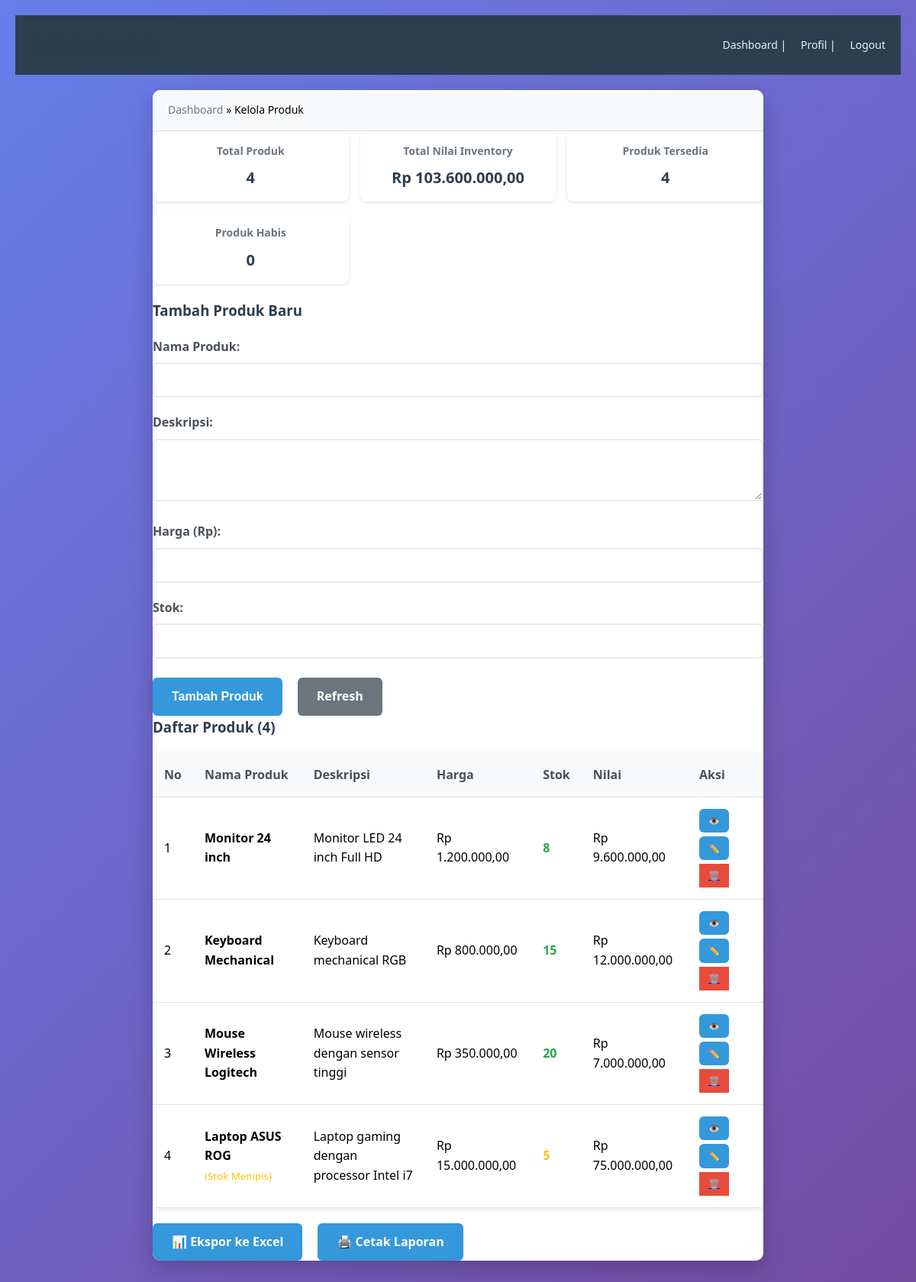
The page /products.php (signed in) on the database its author committed.
### tables this page shows
CREATE TABLE IF NOT EXISTS products (
    id INT AUTO_INCREMENT PRIMARY KEY,
    name VARCHAR(255) NOT NULL,
    description TEXT,
    price DECIMAL(10,2) NOT NULL,
    stock INT NOT NULL,
    created_by INT,
    created_at TIMESTAMP DEFAULT CURRENT_TIMESTAMP,
    updated_at TIMESTAMP DEFAULT CURRENT_TIMESTAMP ON UPDATE CURRENT_TIMESTAMP,
    FOREIGN KEY (created_by) REFERENCES users(id) ON DELETE CASCADE
);

### products.php (the view, shortened to what this page needs)
<?php
require_once 'includes/auth.php';
$edit_mode = false;
$current_product = null;
$stmt = $pdo->prepare("SELECT * FROM products WHERE created_by = ? ORDER BY id DESC");
$stmt->execute([$_SESSION['user_id']]);
$products = $stmt->fetchAll();
$total_products = count($products);
$total_value = 0;
foreach ($products as $product) {
    $total_value += $product['price'] * $product['stock'];
}
?>
<!DOCTYPE html>
<html lang="id">
<head>
    <link rel="stylesheet" href="assets/css/style.css">
</head>
<body>
    <div class="header">
        <h2>Kelola Produk</h2>
        <div class="user-info">
            <a href="dashboard.php">Dashboard</a> |
            <a href="profile.php">Profil</a> |
            <a href="logout.php">Logout</a>
        </div>
    </div>
    <div class="container">
        <div class="breadcrumb">
            <a href="dashboard.php">Dashboard</a> &raquo; Kelola Produk
        </div>
        <div class="stats-cards">
            <div class="stat-card-small">
                <h4>Total Produk</h4>
                <p><?= $total_products ?></p>
            </div>
            <div class="stat-card-small">
                <h4>Total Nilai Inventory</h4>
                <p>Rp <?= number_format($total_value, 2, ',', '.') ?></p>
            </div>
            <div class="stat-card-small">
                <h4>Produk Tersedia</h4>
                <p><?= count(array_filter($products, function($p) { return $p['stock'] > 0; })) ?></p>
            </div>
            <div class="stat-card-small">
                <h4>Produk Habis</h4>
                <p><?= count(array_filter($products, function($p) { return $p['stock'] == 0; })) ?></p>
            </div>
        </div>
        <h3><?= $edit_mode ? 'Edit Produk' : 'Tambah Produk Baru' ?></h3>
        <form method="POST" class="product-form">
            <div class="form-group">
                <label>Nama Produk:</label>
                <input type="text" name="name"
                       value="<?= $edit_mode ? htmlspecialchars($current_product['name']) : (isset($_POST['name']) ? htmlspecialchars($_POST['name']) : '') ?>"
                       required>
            </div>
            <div class="form-group">
                <label>Deskripsi:</label>
                <textarea name="description" rows="3"><?= $edit_mode ? htmlspecialchars($current_product['description']) : (isset($_POST['description']) ? htmlspecialchars($_POST['description']) : '') ?></textarea>
            </div>
            <div class="form-group">
                <label>Harga (Rp):</label>
                <input type="number" name="price" step="0.01" min="0"
                       value="<?= $edit_mode ? $current_product['price'] : (isset($_POST['price']) ? htmlspecialchars($_POST['price']) : '') ?>"
                       required>
            </div>
            <div class="form-group">
                <label>Stok:</label>
                <input type="number" name="stock" min="0"
                       value="<?= $edit_mode ? $current_product['stock'] : (isset($_POST['stock']) ? htmlspecialchars($_POST['stock']) : '') ?>"
                       required>
            </div>
            <div class="form-actions">
                <button type="submit">
                    <?= $edit_mode ? 'Update Produk' : 'Tambah Produk' ?>
                </button>
                <a href="products.php" class="btn btn-secondary">Refresh</a>
            </div>
        </form>
        <h3>Daftar Produk (<?= count($products) ?>)</h3>
        <?php if (count($products) > 0): ?>
        <div class="table-responsive">
            <table class="product-table">
                <thead>
                    <tr>
                        <th>No</th>
                        <th>Nama Produk</th>
                        <th>Deskripsi</th>
                        <th>Harga</th>
                        <th>Stok</th>
                        <th>Nilai</th>
                        <th>Aksi</th>
                    </tr>
                </thead>
                <tbody>
                    <?php foreach ($products as $index => $product):
                        $stock_class = '';
                        if ($product['stock'] == 0) {
                            $stock_class = 'stock-low';
                        } elseif ($product['stock'] <= 5) {
                            $stock_class = 'stock-medium';
                        } else {
                            $stock_class = 'stock-high';
                        }
                    ?>
                    <tr>
                        <td><?= $index + 1 ?></td>
                        <td>
                            <strong><?= htmlspecialchars($product['name']) ?></strong>
                            <?php if ($product['stock'] == 0): ?>
                                <br><small style="color: #dc3545;">(Habis)</small>
                            <?php elseif ($product['stock'] <= 5): ?>
                                <br><small style="color: #ffc107;">(Stok Menipis)</small>
                            <?php endif; ?>
                        </td>
                        <td><?= htmlspecialchars($product['description']) ?: '-' ?></td>
                        <td>Rp <?= number_format($product['price'], 2, ',', '.') ?></td>
                        <td>
                            <span class="<?= $stock_class ?>"><?= $product['stock'] ?></span>
                        </td>
                        <td>Rp <?= number_format($product['price'] * $product['stock'], 2, ',', '.') ?></td>
                        <td>
                            <div class="action-buttons">
                                <a href="products.php?view=<?= $product['id'] ?>" class="btn btn-sm" title="Lihat Detail">👁️</a>
                                <a href="products.php?edit=<?= $product['id'] ?>" class="btn btn-sm" title="Edit">✏️</a>
                                <a href="products.php?delete=<?= $product['id'] ?>"
                                   onclick="return confirm('Yakin hapus produk <?= htmlspecialchars($product['name']) ?>?')"
                                   class="btn-danger btn-sm" title="Hapus">🗑️</a>
                            </div>
                        </td>
                    </tr>
                    <?php endforeach; ?>
                </tbody>
            </table>
        </div>
        <div class="form-actions" style="margin-top: 20px;">
            <a href="export_products.php" class="btn">📊 Ekspor ke Excel</a>
            <a href="print_products.php" target="_blank" class="btn">🖨️ Cetak Laporan</a>
        </div>
        <?php else: ?>
            <div class="alert info">
                <strong>Belum ada produk.</strong> Silakan tambah produk baru menggunakan form di atas.
            </div>
        <?php endif; ?>
    </div>
</body>
</html>

### assets/css/style.css (style rules this page uses)
* { margin: 0; padding: 0; box-sizing: border-box; }
body { font-family: 'Segoe UI', Tahoma, Geneva, Verdana, sans-serif; line-height: 1.6; background: linear-gradient(135deg, #667eea 0%, #764ba2 100%); min-height: 100vh; padding: 20px; }
.container { max-width: 800px; margin: 20px auto; background: white; border-radius: 10px; box-shadow: 0 10px 30px rgba(0,0,0,0.2); overflow: hidden; }
.header { background: #2c3e50; color: white; padding: 20px; display: flex; justify-content: space-between; align-items: center; }
.header h2 { margin: 0; font-size: 24px; }
.user-info { font-size: 14px; }
.user-info a { color: #ecf0f1; margin-left: 15px; text-decoration: none; transition: color 0.3s; }
.breadcrumb { background: #f8f9fa; padding: 15px 20px; border-bottom: 1px solid #dee2e6; font-size: 14px; }
.breadcrumb a { color: #6c757d; text-decoration: none; }
h2, h3 { color: #2c3e50; margin-bottom: 20px; font-weight: 600; }
.form-group { margin-bottom: 20px; }
label { display: block; margin-bottom: 8px; font-weight: 600; color: #495057; }
input[type="text"], input[type="email"], input[type="password"], input[type="number"], textarea, select { width: 100%; padding: 12px 15px; border: 2px solid #e9ecef; border-radius: 6px; font-size: 16px; transition: all 0.3s; }
button, .btn { background: #3498db; color: white; padding: 12px 25px; border: none; border-radius: 6px; cursor: pointer; text-decoration: none; display: inline-block; font-size: 16px; font-weight: 600; transition: all 0.3s; margin-right: 10px; }
.btn-secondary { background: #6c757d; }
.btn-danger { background: #e74c3c; }
.product-table { width: 100%; border-collapse: collapse; margin-top: 20px; background: white; border-radius: 6px; overflow: hidden; box-shadow: 0 2px 10px rgba(0,0,0,0.1); }
.product-table th, .product-table td { padding: 15px; text-align: left; border-bottom: 1px solid #dee2e6; }
.product-table th { background: #f8f9fa; font-weight: 600; color: #495057; }
.form-actions { display: flex; gap: 10px; margin-top: 25px; }

### products.php (style rules this page uses)
.action-buttons { display: flex; gap: 5px; flex-wrap: wrap; }
.btn-sm { padding: 6px 12px; font-size: 12px; }
.stock-medium { color: #ffc107; font-weight: bold; }
.stock-high { color: #28a745; font-weight: bold; }
.stats-cards { display: grid; grid-template-columns: repeat(auto-fit, minmax(200px, 1fr)); gap: 15px; margin-bottom: 20px; }
.stat-card-small { background: white; padding: 15px; border-radius: 8px; text-align: center; box-shadow: 0 2px 5px rgba(0,0,0,0.1); }
.stat-card-small h4 { font-size: 14px; color: #6c757d; margin-bottom: 8px; }
.stat-card-small p { font-size: 20px; font-weight: bold; color: #2c3e50; margin: 0; }

### rows shown on the page
products: name "Monitor 24 inch", description "Monitor LED 24 inch Full HD", price "1.200.000,00", stock "8", $product['price'] * $product['stock'] "9.600.000,00"
products: name "Keyboard Mechanical", description "Keyboard mechanical RGB", price "800.000,00", stock "15", $product['price'] * $product['stock'] "12.000.000,00"
products: name "Mouse Wireless Logitech", description "Mouse wireless dengan sensor tinggi", price "350.000,00", stock "20", $product['price'] * $product['stock'] "7.000.000,00"
products: name "Laptop ASUS ROG", shows "(Stok Menipis)", description "Laptop gaming dengan processor Intel i7", price "15.000.000,00", stock "5", $product['price'] * $product['stock'] "75.000.000,00"

### other values the page prints
$total_products "4"
$total_value "103.600.000,00"
count($products) "4"
